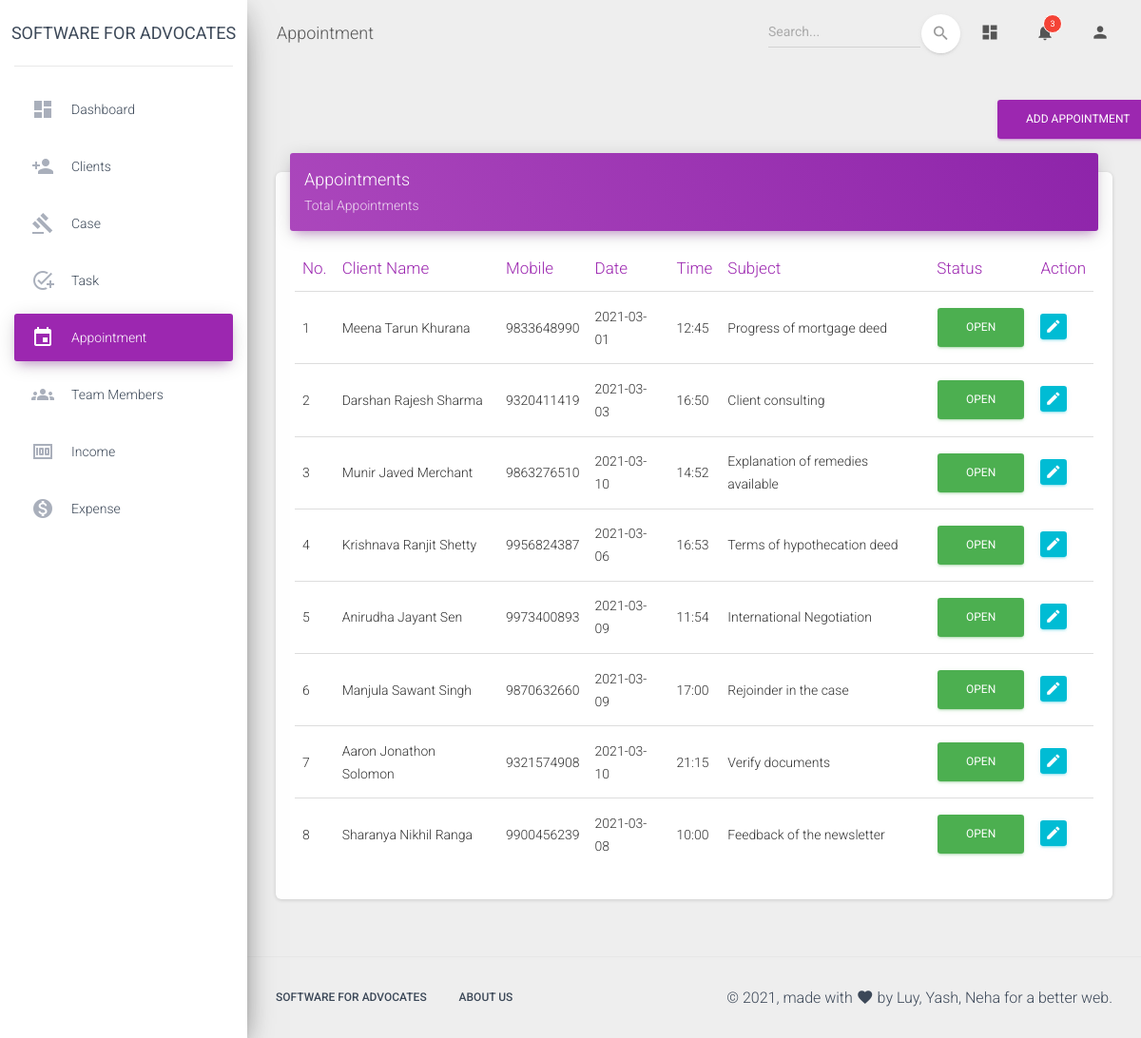
The app's page /admin/appointment.php (signed in), older data.
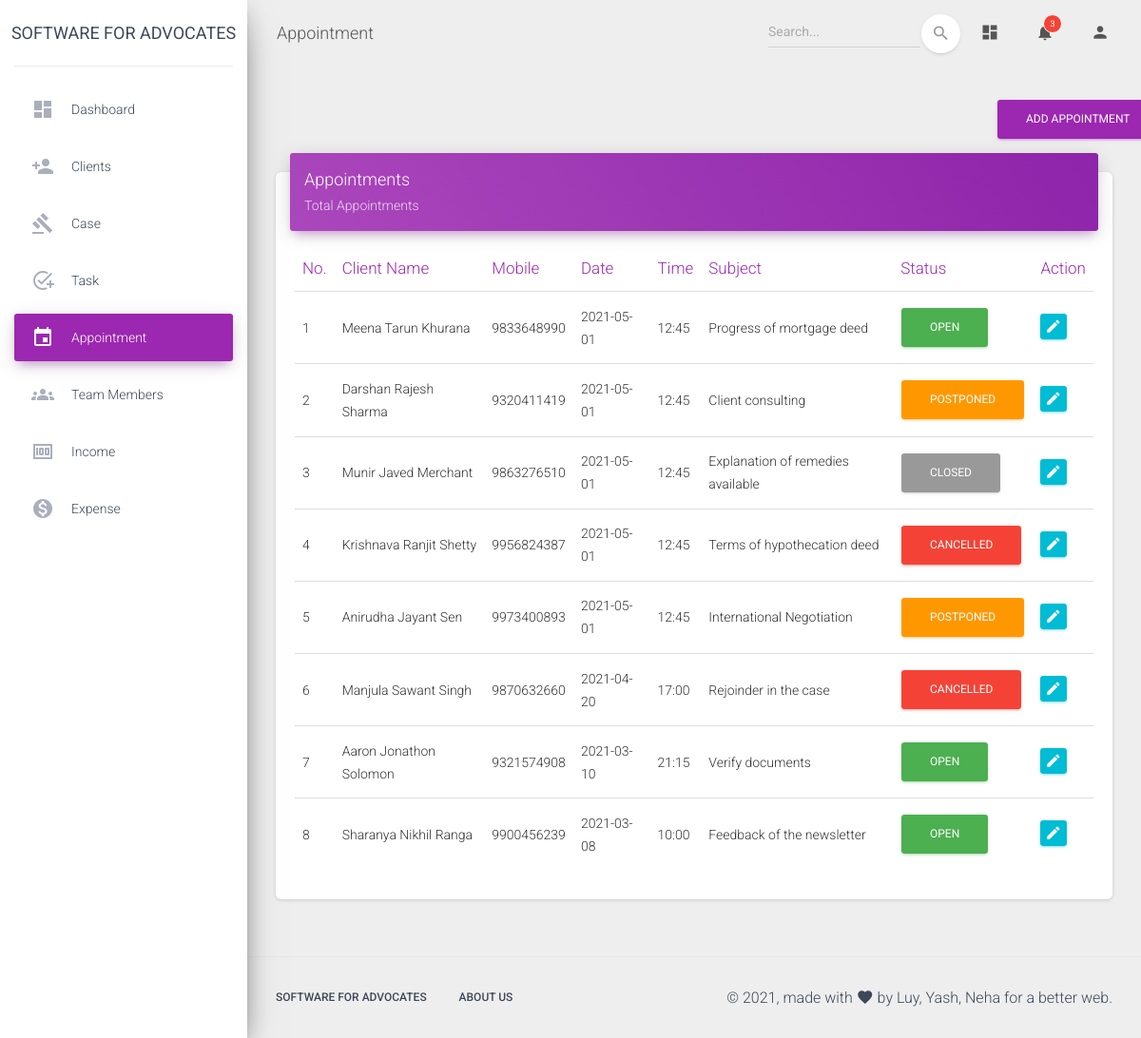
The same page, newer data.
### tables this page shows
CREATE TABLE `appointment` (
  `ID` int(20) NOT NULL,
  `cname` varchar(50) NOT NULL,
  `mobno` varchar(10) NOT NULL,
  `date` varchar(10) NOT NULL,
  `time` varchar(10) NOT NULL,
  `subject` varchar(200) NOT NULL,
  `status` varchar(10) NOT NULL
);

### admin/appointment.php (the view, shortened to what this page needs)
<?php
if(isset($_SESSION['admin']) && $_SESSION['admin']==true) {
  $conn = db_connect();
  $query = "SELECT * from appointment";
  $result = mysqli_query($conn, $query);
?>
<!DOCTYPE html>
<html lang="en">
<head>
  <link rel="stylesheet" href="https://maxcdn.bootstrapcdn.com/font-awesome/latest/css/font-awesome.min.css">
  <link href="../assets/css/material-dashboard.css?v=2.1.2" rel="stylesheet" />
</head>
<body class="">
  <div class="wrapper ">
    <div class="sidebar" data-color="purple" data-background-color="white">
      <div class="logo"><a href="#" class="simple-text logo-normal">
          Software for Advocates
        </a></div>
      <div class="sidebar-wrapper">
        <ul class="nav">
          <li class="nav-item ">
            <a class="nav-link" href="./dashboard.php">
              <i class="material-icons">dashboard</i>
              <p>Dashboard</p>
            </a>
          </li>
          <li class="nav-item ">
            <a class="nav-link" href="./client.php">
              <i class="material-icons">person_add</i>
              <p>Clients</p>
            </a>
          </li>
          <li class="nav-item ">
            <a class="nav-link" href="./cases.php">
              <i class="material-icons">gavel</i>
              <p>Case</p>
            </a>
          </li>
          <li class="nav-item ">
            <a class="nav-link" href="./task.php">
              <i class="material-icons">add_task</i>
              <p>Task</p>
            </a>
          </li>
          <li class="nav-item active ">
            <a class="nav-link" href="./appointment.php">
              <i class="material-icons">event</i>
              <p>Appointment</p>
            </a>
          </li>
          <li class="nav-item ">
            <a class="nav-link" href="./teammembers.php">
              <i class="material-icons">groups</i>
              <p>Team members</p>
            </a>
          </li>
          <li class="nav-item ">
            <a class="nav-link" href="./income.php">
              <i class="material-icons">money</i>
              <p>Income</p>
            </a>
          </li>
          <li class="nav-item ">
            <a class="nav-link" href="./expense.php">
              <i class="material-icons">monetization_on</i>
              <p>Expense</p>
            </a>
          </li>
        </ul>
      </div>
    </div>
    <div class="main-panel">
      <nav class="navbar navbar-expand-lg navbar-transparent navbar-absolute fixed-top ">
        <div class="container-fluid">
          <div class="navbar-wrapper">
            <a class="navbar-brand">Appointment</a>
          </div>
          <div class="collapse navbar-collapse justify-content-end">
            <form class="navbar-form">
              <div class="input-group no-border">
                <input type="text" id="search" name="search" class="form-control" placeholder="Search..." onkeyup="searchItem()">
                <button type="button" class="btn btn-white btn-round btn-just-icon">
                  <i class="material-icons">search</i>
                  <div class="ripple-container"></div>
                </button>
              </div>
            </form>
            <ul class="navbar-nav">
              <li class="nav-item">
                <a class="nav-link" href="./dashboard.php">
                  <i class="material-icons">dashboard</i>
                </a>
              </li>
              <li class="nav-item dropdown">
                <a class="nav-link" href="#" id="navbarDropdownMenuLink" data-toggle="dropdown" aria-haspopup="true" aria-expanded="false">
                  <i class="material-icons">notifications</i>
                  <span class="notification">3</span>
                </a>
              </li>
              <li class="nav-item dropdown">
                <a class="nav-link" href="javascript:;" id="navbarDropdownProfile" data-toggle="dropdown" aria-haspopup="true" aria-expanded="false">
                  <i class="material-icons">person</i>
                </a>
              </li>
            </ul>
          </div>
        </div>
      </nav>
      <div class="content">
        <div class="container-fluid">
        <div class="row justify-content-end">
            <div class="col-2">
              <a href="./addappointment.php" class="btn btn-primary" role="button">Add Appointment</a>
            </div>
          </div>
          <div class="row">
            <div class="col-lg-12 col-md-12">
              <div class="card">
                <div class="card-header card-header-primary">
                  <h4 class="card-title">Appointments</h4>
                  <p class="card-category">Total Appointments</p>
                </div>
                <div class="card-body table-responsive">
                  <table class="table table-hover" id="myTable">
                    <thead class="text-primary">
                      <th>No.</th>
                      <th>Client Name</th>
                      <th>Mobile</th>
                      <th>Date</th>
                      <th>Time</th>
                      <th>Subject</th>
                      <th>Status</th>
                      <th>Action</th>
                    </thead>
                    <tbody>
                    <?php while($array = mysqli_fetch_assoc($result)): ?>
                      <tr>
                        <td><?php echo $array['ID']; ?></td>
                        <td><?php echo $array['cname']; ?></td>
                        <td><?php echo $array['mobno']; ?></td>
                        <td><?php echo $array['date']; ?></td>
                        <td><?php echo $array['time']; ?></td>
                        <td><?php echo $array['subject']; ?></td>
                        <td>
                          <?php if($array['status']=='OPEN') { ?>
                          <button type="button" class="btn btn-success" onclick="fetchstatus(<?php echo $array['ID']?>);">
                          <?php echo $array['status']; ?>
                          </button>
                          <?php } else if($array['status']=='CLOSED') { ?>
                          <button type="button" class="btn btn-default" onclick="fetchstatus(<?php echo $array['ID']?>)">
                          <?php echo $array['status']; ?>
                          </button>
                          <?php } else if($array['status']=='CANCELLED') { ?>
                          <button type="button" class="btn btn-danger" onclick="fetchstatus(<?php echo $array['ID']?>)">
                          <?php echo $array['status']; ?>
                          </button>
                          <?php } else if($array['status']=='POSTPONED') { ?>
                          <button type="button" class="btn btn-warning" onclick="fetchstatus(<?php echo $array['ID']?>)">
                          <?php echo $array['status']; ?>
                          </button>
                          <?php } ?>
                        </td>
                        <td class="td-actions text-middle">
                          <div class='row'>
                          <div class='col-1 form-group'>
                          <form method= "post" action ="./editappointment.php">
                            <button type="submit" rel="tooltip" class="btn btn-info" name='edit' value="<?php echo $array['ID']; ?>">
                                <i class="material-icons">edit</i>
                            </button>
                          </form>
                          </div>
                          </div>
                        </td>
                      </tr>
                    <?php endwhile; ?>
                    </tbody>
                  </table>
                </div>
              </div>
            </div>
          </div>
        </div>
      </div>
      <footer class="footer">
        <div class="container-fluid">
          <nav class="float-left">
            <ul>
              <li>
                <a>
                  Software for Advocates
                </a>
              </li>
              <li>
                <a href="#">
                  About Us
                </a>
              </li>
            </ul>
          </nav>
          <div class="copyright float-right">
            &copy;
            , made with <i class="material-icons">favorite</i> by
            Luy, Yash, Neha for a better web.
          </div>
        </div>
      </footer>
    </div>
  </div>
</body>
</html>
<?php
}
else {
  header("Location: ../index.php");
}
?>

Row changes from the older to the newer data that the page shows:
changed appointment "Meena Tarun Khurana": date "2021-03-01" → "2021-05-01"
changed appointment "Darshan Rajesh Sharma": date "2021-03-03" → "2021-05-01"; time "16:50" → "12:45"; status "OPEN" → "POSTPONED"
changed appointment "Munir Javed Merchant": date "2021-03-10" → "2021-05-01"; time "14:52" → "12:45"; status "OPEN" → "CLOSED"
changed appointment "Krishnava Ranjit Shetty": date "2021-03-06" → "2021-05-01"; time "16:53" → "12:45"; status "OPEN" → "CANCELLED"
changed appointment "Anirudha Jayant Sen": date "2021-03-09" → "2021-05-01"; time "11:54" → "12:45"; status "OPEN" → "POSTPONED"
changed appointment "Manjula Sawant Singh": date "2021-03-09" → "2021-04-20"; status "OPEN" → "CANCELLED"
